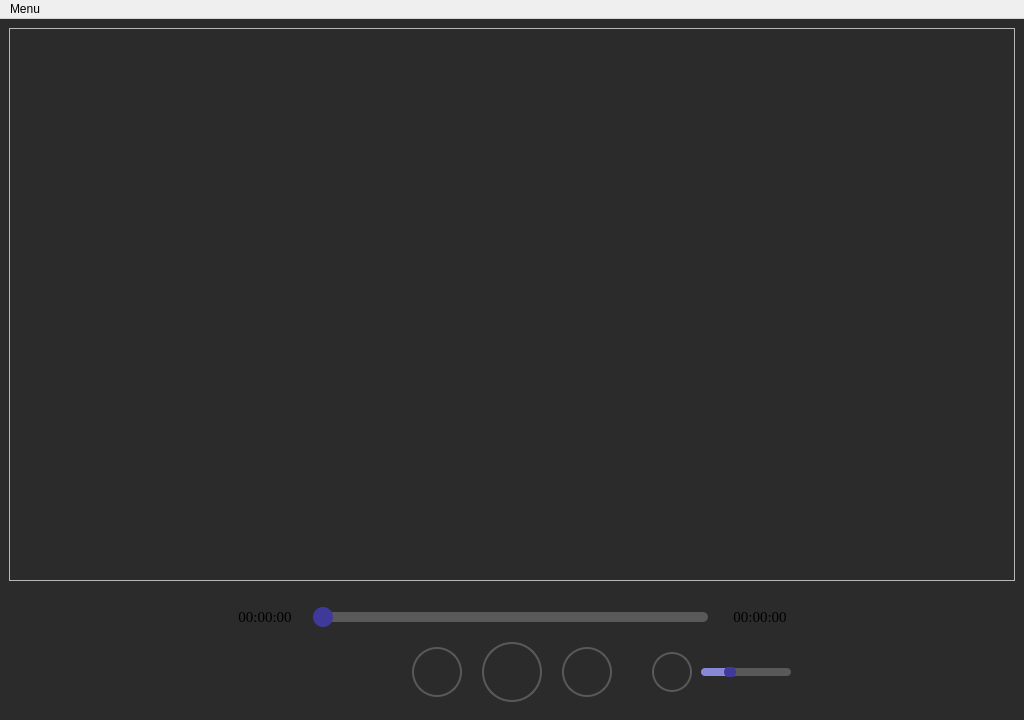
<?xml version="1.0" encoding="UTF-8"?>
<ui version="4.0">
 <class>MainWindow</class>
 <widget class="QMainWindow" name="MainWindow">
  <property name="geometry">
   <rect>
    <x>0</x>
    <y>0</y>
    <width>1024</width>
    <height>720</height>
   </rect>
  </property>
  <property name="minimumSize">
   <size>
    <width>640</width>
    <height>480</height>
   </size>
  </property>
  <property name="windowTitle">
   <string>MainWindow</string>
  </property>
  <property name="styleSheet">
   <string notr="true">QWidget#centralwidget
{
	background-color:	rgb(43, 43, 43);
}</string>
  </property>
  <widget class="QWidget" name="centralwidget">
   <property name="layoutDirection">
    <enum>Qt::LayoutDirection::LeftToRight</enum>
   </property>
   <layout class="QVBoxLayout" name="verticalLayout">
    <item>
     <widget class="QFrame" name="contentContainer">
      <property name="sizePolicy">
       <sizepolicy hsizetype="Expanding" vsizetype="Expanding">
        <horstretch>0</horstretch>
        <verstretch>0</verstretch>
       </sizepolicy>
      </property>
      <property name="minimumSize">
       <size>
        <width>0</width>
        <height>0</height>
       </size>
      </property>
      <property name="autoFillBackground">
       <bool>false</bool>
      </property>
      <property name="frameShape">
       <enum>QFrame::Shape::StyledPanel</enum>
      </property>
      <property name="frameShadow">
       <enum>QFrame::Shadow::Raised</enum>
      </property>
     </widget>
    </item>
    <item alignment="Qt::AlignmentFlag::AlignHCenter">
     <widget class="MediaControlPanel" name="mediaControlPanel" native="true">
      <property name="sizePolicy">
       <sizepolicy hsizetype="Fixed" vsizetype="Fixed">
        <horstretch>0</horstretch>
        <verstretch>0</verstretch>
       </sizepolicy>
      </property>
      <property name="minimumSize">
       <size>
        <width>600</width>
        <height>124</height>
       </size>
      </property>
      <property name="maximumSize">
       <size>
        <width>600</width>
        <height>124</height>
       </size>
      </property>
      <property name="styleSheet">
       <string notr="true">MediaControlPanel
{
	background-color:	rgba(49, 48, 84, 0.4);
	border-width:	2px;
	border-radius:	10px;
	border:	2px outset rgb(89, 89, 89);
}</string>
      </property>
      <widget class="QPushButton" name="forwardSeekButton">
       <property name="geometry">
        <rect>
         <x>350</x>
         <y>60</y>
         <width>50</width>
         <height>50</height>
        </rect>
       </property>
       <property name="styleSheet">
        <string notr="true">/* Общий стиль кнопки */
QPushButton {
    font-size: 18px;
    padding: 10px 30px;
    color: #f4f4f4;
    text-transform: uppercase;
    text-decoration: none;
    border: 2px solid rgb(89, 89, 89);
    background-color: transparent;
    border-radius: 25px;
	qproperty-icon:	url(:/icons/forward_seek.png);
	qproperty-iconSize:	32px 32px;
}

/* Эффект свечения при наведении */
QPushButton:hover {
    border-color: rgba(146, 148, 248, 0.8);
}

/* Эффект нажатия */
QPushButton:pressed {
    background-color: rgba(146, 148, 248, 0.2);
}</string>
       </property>
       <property name="text">
        <string/>
       </property>
      </widget>
      <widget class="QPushButton" name="backwardSeekButton">
       <property name="geometry">
        <rect>
         <x>200</x>
         <y>60</y>
         <width>50</width>
         <height>50</height>
        </rect>
       </property>
       <property name="styleSheet">
        <string notr="true">QPushButton {
    font-size: 18px;
    padding: 10px 30px;
    color: #f4f4f4;
    text-transform: uppercase;
    text-decoration: none;
    border: 2px solid rgb(89, 89, 89);
    background-color: transparent;
    border-radius: 25px;
	qproperty-icon:	url(:/icons/backward_seek.png);
	qproperty-iconSize:	32px 32px;
}

QPushButton:hover {
    border-color: rgba(146, 148, 248, 0.8);
}

QPushButton:pressed {
    background-color: rgba(146, 148, 248, 0.2);
}</string>
       </property>
       <property name="text">
        <string/>
       </property>
      </widget>
      <widget class="QPushButton" name="playPauseButton">
       <property name="geometry">
        <rect>
         <x>270</x>
         <y>55</y>
         <width>60</width>
         <height>60</height>
        </rect>
       </property>
       <property name="styleSheet">
        <string notr="true">QPushButton 
{
    color: #f4f4f4;
    border: 2px solid rgb(89, 89, 89);
    background-color: transparent;
    border-radius: 30px;
	qproperty-icon:	url(:/icons/play.png);
	qproperty-iconSize:	32px 32px;
}

QPushButton:hover 
{
    border-color: rgba(146, 148, 248, 0.8);
}

QPushButton:pressed 
{
    background-color: rgba(146, 148, 248, 0.2);
}</string>
       </property>
       <property name="text">
        <string/>
       </property>
      </widget>
      <widget class="VolumeControlWidget" name="volumeControlWidget" native="true">
       <property name="geometry">
        <rect>
         <x>440</x>
         <y>65</y>
         <width>144</width>
         <height>40</height>
        </rect>
       </property>
       <widget class="QPushButton" name="volumeButton">
        <property name="geometry">
         <rect>
          <x>0</x>
          <y>0</y>
          <width>40</width>
          <height>40</height>
         </rect>
        </property>
        <property name="styleSheet">
         <string notr="true">QPushButton {
    padding: 10px 30px;
    color: #f4f4f4;
    border: 2px solid rgb(89, 89, 89);
    background-color: transparent;
    border-radius: 20px;
	qproperty-icon:	url(:/icons/sound.png);
	qproperty-iconSize:	32px 32px;
}

QPushButton:hover {
    border-color: rgba(146, 148, 248, 0.8);
}

QPushButton:pressed {
    background-color: rgba(146, 148, 248, 0.2);
}</string>
        </property>
        <property name="text">
         <string/>
        </property>
       </widget>
       <widget class="QSlider" name="volumeSlider">
        <property name="geometry">
         <rect>
          <x>44</x>
          <y>15</y>
          <width>100</width>
          <height>10</height>
         </rect>
        </property>
        <property name="sizePolicy">
         <sizepolicy hsizetype="Fixed" vsizetype="Fixed">
          <horstretch>0</horstretch>
          <verstretch>0</verstretch>
         </sizepolicy>
        </property>
        <property name="styleSheet">
         <string notr="true">QSlider::groove:horizontal 
{
	height: 8px;
	width: 90px;
	border-radius: 4px;
    background: rgb(89, 89, 89);
}

QSlider::handle:horizontal 
{
    height: 12px;
	width: 12px;
    background: rgb(63, 58, 153);
	border-radius: 6px;
    margin: -2px -2px;
}

QSlider::sub-page:horizontal 
{
    background: rgba(146, 148, 248, 0.8);
	border-radius: 4px;
}</string>
        </property>
        <property name="value">
         <number>30</number>
        </property>
        <property name="orientation">
         <enum>Qt::Orientation::Horizontal</enum>
        </property>
        <property name="tickPosition">
         <enum>QSlider::TickPosition::NoTicks</enum>
        </property>
       </widget>
      </widget>
      <widget class="QWidget" name="layoutWidget">
       <property name="geometry">
        <rect>
         <x>20</x>
         <y>10</y>
         <width>561</width>
         <height>41</height>
        </rect>
       </property>
       <layout class="QHBoxLayout" name="horizontalLayout">
        <property name="spacing">
         <number>14</number>
        </property>
        <item alignment="Qt::AlignmentFlag::AlignHCenter|Qt::AlignmentFlag::AlignVCenter">
         <widget class="QLabel" name="currentTimeLabel">
          <property name="font">
           <font>
            <family>Times New Roman</family>
            <pointsize>11</pointsize>
            <bold>false</bold>
           </font>
          </property>
          <property name="text">
           <string>00:00:00</string>
          </property>
          <property name="alignment">
           <set>Qt::AlignmentFlag::AlignCenter</set>
          </property>
         </widget>
        </item>
        <item alignment="Qt::AlignmentFlag::AlignHCenter|Qt::AlignmentFlag::AlignVCenter">
         <widget class="QSlider" name="timeLineSlider">
          <property name="sizePolicy">
           <sizepolicy hsizetype="Fixed" vsizetype="Fixed">
            <horstretch>0</horstretch>
            <verstretch>0</verstretch>
           </sizepolicy>
          </property>
          <property name="minimumSize">
           <size>
            <width>400</width>
            <height>20</height>
           </size>
          </property>
          <property name="styleSheet">
           <string notr="true">QSlider::groove:horizontal 
{
	height: 10px;
	width: 390px;
	border-radius: 5px;
    background: rgb(89, 89, 89);
}

QSlider::handle:horizontal 
{
    height: 20px;
	width: 20px;
    background: rgb(63, 58, 153);
	border-radius: 10px;
    margin: -5px -5px;
}

QSlider::sub-page:horizontal 
{
    background: rgba(146, 148, 248, 0.8);
	border-radius: 5px;
}</string>
          </property>
          <property name="value">
           <number>0</number>
          </property>
          <property name="orientation">
           <enum>Qt::Orientation::Horizontal</enum>
          </property>
          <property name="tickPosition">
           <enum>QSlider::TickPosition::NoTicks</enum>
          </property>
         </widget>
        </item>
        <item alignment="Qt::AlignmentFlag::AlignHCenter|Qt::AlignmentFlag::AlignVCenter">
         <widget class="QLabel" name="totalTimeLabel">
          <property name="font">
           <font>
            <family>Times New Roman</family>
            <pointsize>11</pointsize>
            <bold>false</bold>
           </font>
          </property>
          <property name="text">
           <string>00:00:00</string>
          </property>
          <property name="alignment">
           <set>Qt::AlignmentFlag::AlignCenter</set>
          </property>
         </widget>
        </item>
       </layout>
      </widget>
      <widget class="PreviewWidget" name="previewWidget" native="true">
       <property name="geometry">
        <rect>
         <x>20</x>
         <y>60</y>
         <width>161</width>
         <height>51</height>
        </rect>
       </property>
       <property name="styleSheet">
        <string notr="true">PreviewWidget
{
	border-radius: 10px;
}

PreviewWidget:hover 
{
    background-color: rgba(75, 75, 75, 0.8);
}

PreviewWidget:pressed 
{
    background-color: rgba(55, 55, 55, 0.8);
}</string>
       </property>
      </widget>
     </widget>
    </item>
   </layout>
  </widget>
  <widget class="QMenuBar" name="menuBar">
   <property name="geometry">
    <rect>
     <x>0</x>
     <y>0</y>
     <width>1024</width>
     <height>21</height>
    </rect>
   </property>
   <widget class="QMenu" name="menuOpen">
    <property name="title">
     <string>Menu</string>
    </property>
    <addaction name="actionHome"/>
    <addaction name="actionOpen_file"/>
   </widget>
   <addaction name="menuOpen"/>
  </widget>
  <action name="actionOpen_file">
   <property name="icon">
    <iconset resource="resources/res.qrc">
     <normaloff>:/icons/uploadFile.png</normaloff>:/icons/uploadFile.png</iconset>
   </property>
   <property name="text">
    <string>Open file</string>
   </property>
   <property name="iconText">
    <string>Open file</string>
   </property>
   <property name="iconVisibleInMenu">
    <bool>true</bool>
   </property>
  </action>
  <action name="actionHome">
   <property name="icon">
    <iconset resource="resources/res.qrc">
     <normaloff>:/icons/home.png</normaloff>:/icons/home.png</iconset>
   </property>
   <property name="text">
    <string>Home</string>
   </property>
  </action>
 </widget>
 <customwidgets>
  <customwidget>
   <class>MediaControlPanel</class>
   <extends>QWidget</extends>
   <header>MediaControlPanel.h</header>
   <container>1</container>
  </customwidget>
  <customwidget>
   <class>VolumeControlWidget</class>
   <extends>QWidget</extends>
   <header>VolumeControlWidget.h</header>
   <container>1</container>
  </customwidget>
  <customwidget>
   <class>PreviewWidget</class>
   <extends>QWidget</extends>
   <header>PreviewWidget.h</header>
   <container>1</container>
  </customwidget>
 </customwidgets>
 <resources>
  <include location="resources/res.qrc"/>
 </resources>
 <connections/>
</ui>
